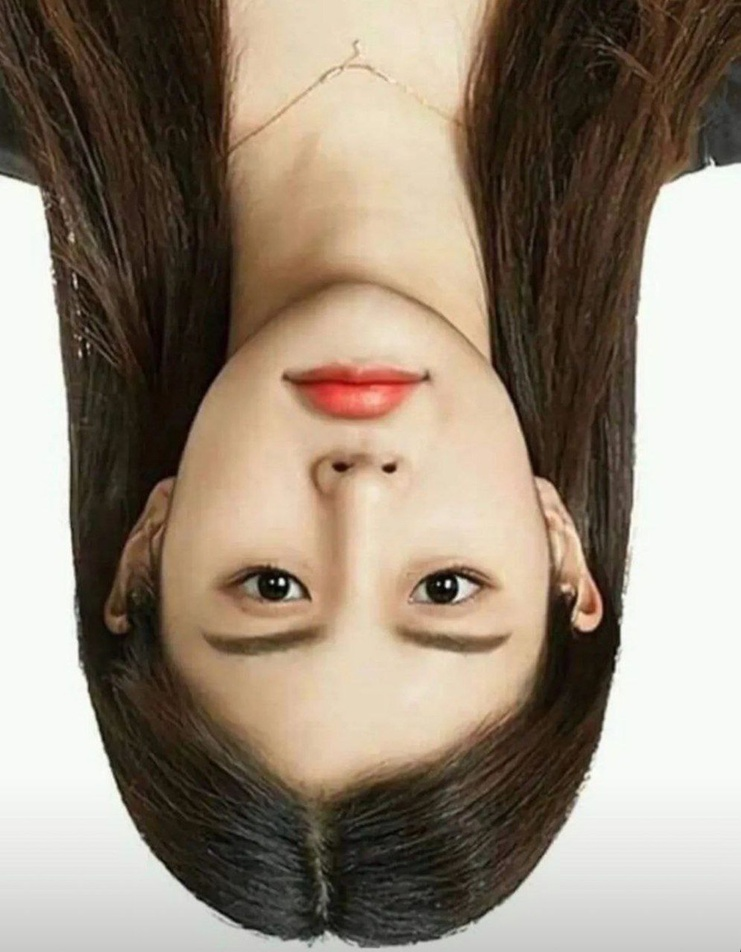
#> input picture Face Alignment/assignment2/image.jpg, 741 x 952 px, shrunk from 900 x 1157 before the run
$ python rotated_image.py
#> lines starting #> are read from the running program, lines starting #| are printed output that depends on the picture
#> further down, image is the input picture: shape (952, 741, 3); mean B, G, R 120.1, 135.9, 149.8
import cv2


def rotate_image(image, angle):

#> called with angle = 180
    (h, w) = image.shape[:2]
#> h = 952; w = 741
    center = (w // 2, h // 2)
#> center = (370, 476)
    M = cv2.getRotationMatrix2D(center, angle, 1.0)
    rotated = cv2.warpAffine(image, M, (w, h))
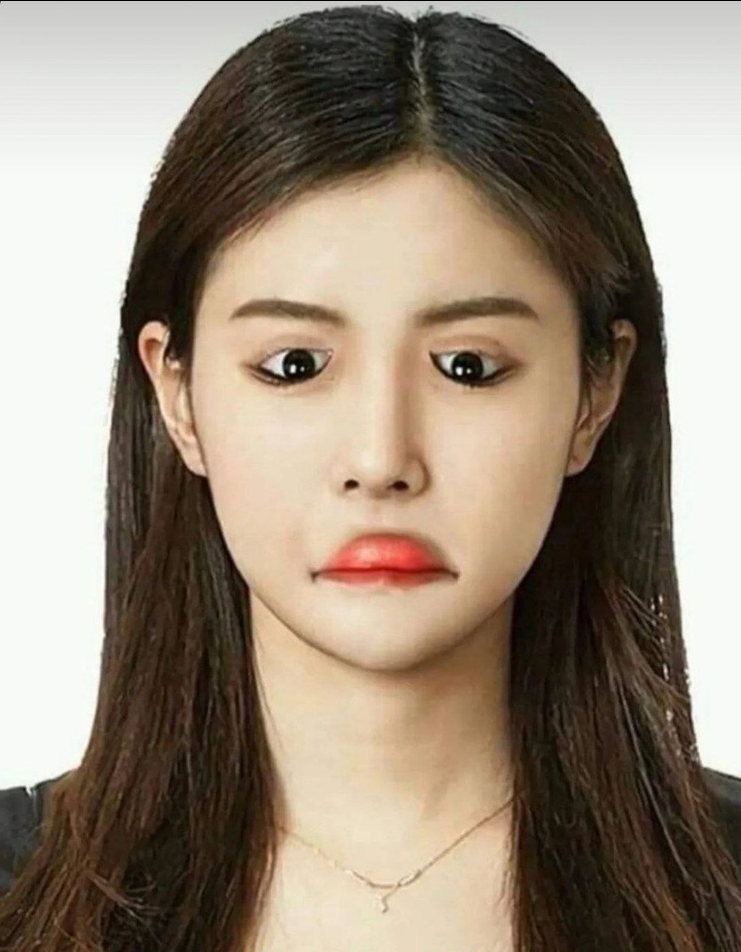
#> rotated: shape (952, 741, 3); mean B, G, R 120, 135.8, 149.7

    return rotated


image = cv2.imread('image.jpg')


rotated_image = rotate_image(image, 180)

cv2.imshow('rotated image', rotated_image)
cv2.waitKey()
\

cv2.imwrite('rotated_image.jpg', rotated_image)
